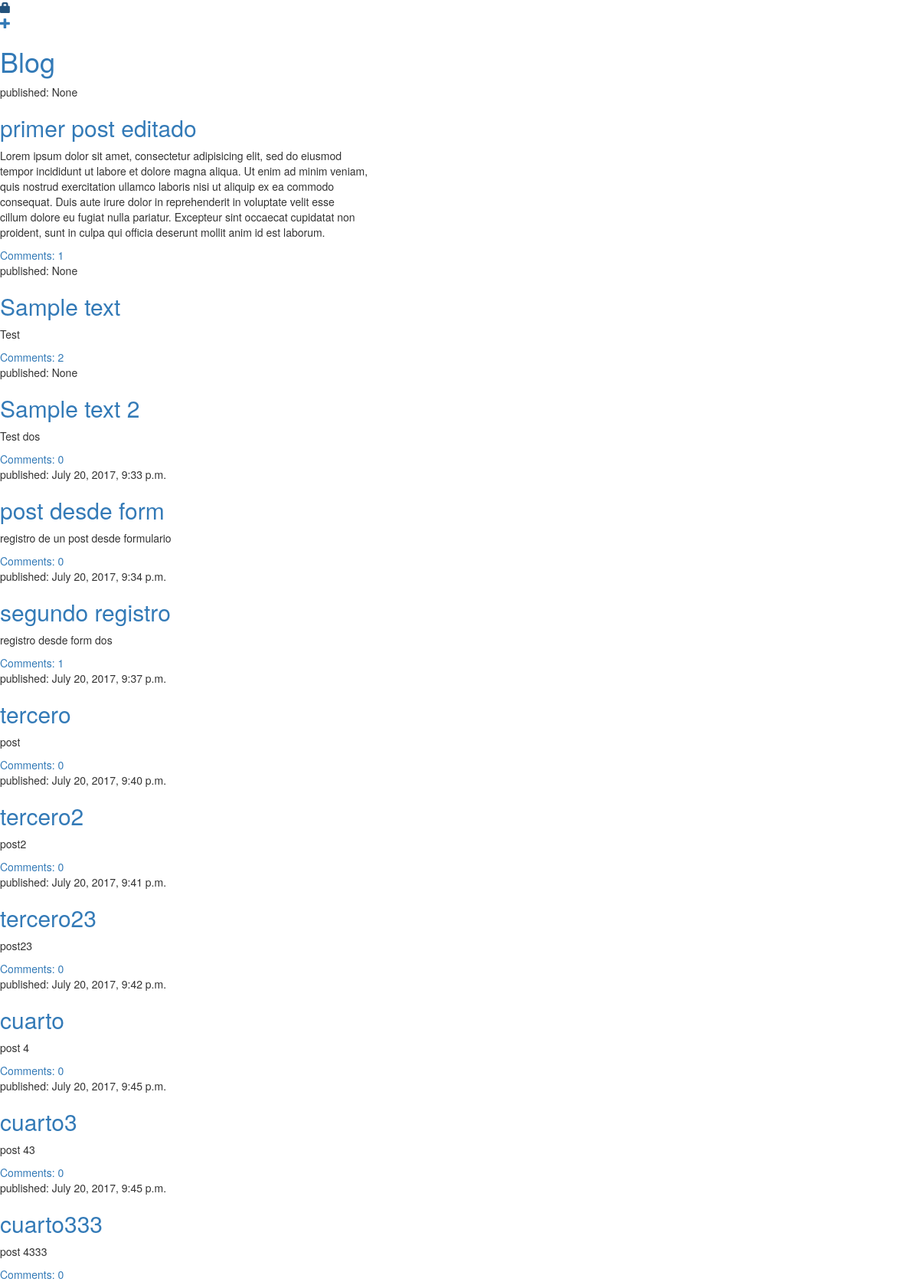
The page / on the database its author committed.
### blog/models.py (models this page shows, shortened)
class Post(models.Model):
	autor = models.ForeignKey('auth.User')
	title = models.CharField(max_length=200)
	text = models.TextField()
	created_date = models.DateTimeField(
		default=timezone.now)
	published_date = models.DateTimeField(
		blank=True,null=True)

### blog/views.py (the view)
# urls.py: url(r'^$',views.post_list),
def post_list(request):
	posts = Post.objects.all().order_by('published_date')
	return render(request,'blog/post_list.html', {'posts':posts})

### blog/templates/blog/post_list.html (shortened to what this page needs)
<!DOCTYPE html>
{% load staticfiles %}
<html lang="en">
<head>
<link rel="stylesheet" href="https://maxcdn.bootstrapcdn.com/bootstrap/3.3.7/css/bootstrap.min.css">
<link rel="stylesheet" href="https://maxcdn.bootstrapcdn.com/bootstrap/3.3.7/css/bootstrap-theme.min.css">
</head>
<body>
	<div>
		{% if not user.is_authenticated %}
			<div>
				<a href="{% url 'login' %}">
					<span class="glyphicon glyphicon-lock"></span>
				</a>
			</div>
		{% endif %}
		<a href="{% url 'blog:postnew' %}" class="top-menu">
			<span class="glyphicon glyphicon-plus"></span>
		</a>
		<h1><a href="/">Blog</a></h1>
	</div>
	{% for post in posts %}
		<div>
			<p>published: {{post.published_date}}</p>
			<h2><a href="{% url 'blog:postdetail' pk=post.pk %}">{{ post.title }}</a></h2>
			<p>{{ post.text|linebreaksbr }}</p>
			<a href="{% url 'blog:postdetail' pk=post.pk %}">Comments: {{ post.comments.count }}</a>
		</div>
	{% endfor %}
</body>
</html>

### rows shown on the page
Post: published_date "None", title "primer post editado", text "Lorem ipsum dolor sit amet, consectetur adipisicing elit, sed do eiusmod tempor incididunt ut labore et dolore magna aliqua. Ut enim ad minim veniam, quis nostrud exercitation ullamco laboris nisi ut aliquip ex ea commodo consequat. Duis aute irure dolor in reprehenderit in voluptate velit esse cillum dolore eu fugiat nulla pariatur. Excepteur sint occaecat cupidatat non proident, sunt in culpa qui officia deserunt mollit anim id est laborum.", comments.count "1"
Post: published_date "None", title "Sample text", text "Test", comments.count "2"
Post: published_date "None", title "Sample text 2", text "Test dos", comments.count "0"
Post: published_date "July 20, 2017, 9:33 p.m.", title "post desde form", text "registro de un post desde formulario", comments.count "0"
Post: published_date "July 20, 2017, 9:34 p.m.", title "segundo registro", text "registro desde form dos", comments.count "1"
Post: published_date "July 20, 2017, 9:37 p.m.", title "tercero", text "post", comments.count "0"
Post: published_date "July 20, 2017, 9:40 p.m.", title "tercero2", text "post2", comments.count "0"
Post: published_date "July 20, 2017, 9:41 p.m.", title "tercero23", text "post23", comments.count "0"
Post: published_date "July 20, 2017, 9:42 p.m.", title "cuarto", text "post 4", comments.count "0"
Post: published_date "July 20, 2017, 9:45 p.m.", title "cuarto3", text "post 43", comments.count "0"
Post: published_date "July 20, 2017, 9:45 p.m.", title "cuarto333", text "post 4333", comments.count "0"
